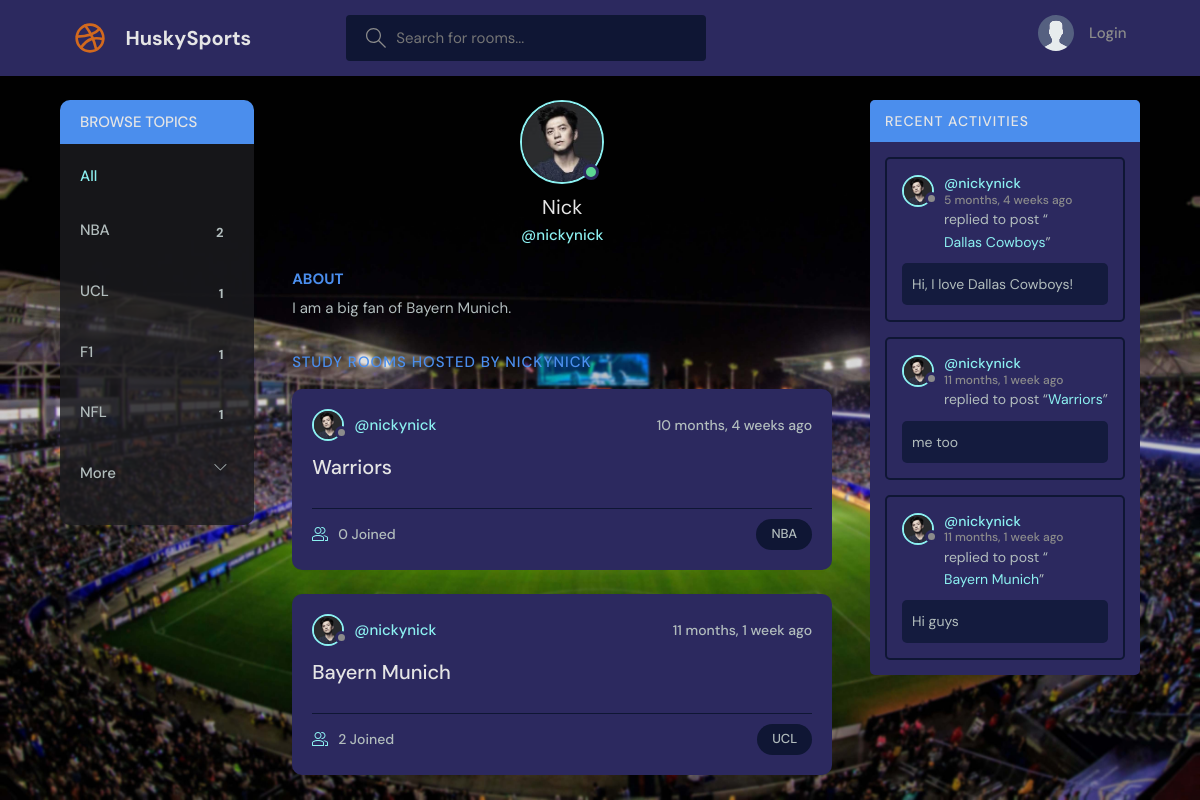
Page /profile/1/ on the committed database.
### baseapp/models.py (models this page shows, shortened)
class Topic(models.Model):
    name = models.CharField(max_length=200)

class User(AbstractUser):
    name = models.CharField(max_length=200, null=True)
    email = models.EmailField( unique=True, null=True)
    bio = models.TextField(null=True)
    avatar = models.ImageField(null=True, default="avatar.svg")
    USERNAME_FIELD = 'email'
    REQUIRED_FIELDS = ['username']

class Room(models.Model):
    host = models.ForeignKey(User, on_delete=models.SET_NULL, null=True)
    topic = models.ForeignKey(Topic, on_delete=models.SET_NULL, null=True)
    name = models.CharField(max_length=200)
    description = models.TextField(null=True, blank=True)
    participants = models.ManyToManyField(User, related_name='participants', blank=True)
    updated = models.DateTimeField(auto_now=True)
    created = models.DateTimeField(auto_now_add=True)
    class Meta:
        ordering = ['-updated', '-created']
    def __str__(self):
        return self.name

class Message(models.Model):
    user= models.ForeignKey(User, on_delete=models.CASCADE)
    room = models.ForeignKey(Room, on_delete=models.CASCADE)
    body = models.TextField()
    updated = models.DateTimeField(auto_now=True)
    created = models.DateTimeField(auto_now_add=True)
    class Meta:
        ordering = ['-updated', '-created']

### baseapp/views.py (the view)
# urls.py: path('profile/<str:pk>/', views.userProfile, name="user-profile"),
def userProfile(request, pk):
    user = User.objects.get(id=pk)
    rooms = user.room_set.all()
    room_messages = user.message_set.all()
    topics = Topic.objects.all()
    context = {'user': user, 'rooms': rooms, 'room_messages': room_messages, 'topics': topics}
    return render(request, 'baseapp/profile.html', context)

### baseapp/templates/baseapp/profile.html (shortened to what this page needs)
{% extends 'main.html' %}
{% block content %}
<main class="profile-page layout layout--3">
  <div class="container">
    {% include 'baseapp/topics_component.html' %}
    <div class="roomList">
      <div class="profile">
        <div class="profile__avatar">
          <div class="avatar avatar--large active">
            <img src="{{user.avatar.url}}" />
          </div>
        </div>
        <div class="profile__info">
          <h3>{{user.name}}</h3>
          <p>@{{user.username}}</p>
        </div>
        <div class="profile__about">
          <h3>About</h3>
          <p>
            {{user.bio}}
          </p>
        </div>
      </div>
      <div class="roomList__header">
        <div>
          <h2>Study Rooms Hosted by {{user.username}}</a>
          </h2>
        </div>
      </div>
      {% include 'baseapp/feed_component.html' %}
    </div>
    {% include 'baseapp/activity_component.html' %}
  </div>
</main>
{% endblock content %}

### baseapp/templates/baseapp/topics_component.html
<div class="topics">
    <div class="topics__header">
      <h2>Browse Topics</h2>
    </div>
    <ul class="topics__list">
      <li>
        <a href="{% url 'home' %}" class="active">All <span>{{room_count}}</span></a>
      </li>
      {% for topic in topics %}
        {% if topic.room_set.all.count != 0 %}
        <li>
          <a href="{% url 'home' %}?q={{topic.name}}">{{topic.name}}<span>{{topic.room_set.all.count}}</span></a>
        </li>
        {% endif %}
      {% endfor %}
      <li>
        <a href="{% url 'topics' %}">
          More
          <svg version="1.1" xmlns="http://www.w3.org/2000/svg" width="20" height="20" viewBox="0 0 50 50">
            <title>chevron-down</title>
            <path d="M16 21l-13-13h-3l16 16 16-16h-3l-13 13z" style="fill: var(--color-light-gray);"></path>
          </svg>
        </a>
      </li>
    </ul>
</div>

### baseapp/templates/baseapp/feed_component.html (shortened to what this page needs)
{% for room in rooms %}
<div class="roomListRoom">
    <div class="roomListRoom__header">
      <a href="{% url 'user-profile' room.host.id %}" class="roomListRoom__author">
        <div class="avatar avatar--small">
          <img src="{{room.host.avatar.url}}" />
        </div>
        <span>@{{room.host.username}}</span>
      </a>
      <div class="roomListRoom__actions">
        <span>{{room.created|timesince}} ago</span>
      </div>
    </div>
    <div class="roomListRoom__content">
      <a href="{% url 'room' room.id %}">{{room.name}}</a>
    </div>
    <div class="roomListRoom__meta">
      <a href="{% url 'room' room.id %}" class="roomListRoom__joined">
        {{room.participants.all.count}} Joined
      </a>
      <p class="roomListRoom__topic">{{room.topic.name}}</p>
    </div>
</div>
{% endfor %}

### baseapp/templates/baseapp/activity_component.html (shortened to what this page needs)
<div class="activities">
    <div class="activities__header">
      <h2>Recent Activities</h2>
    </div>
    {% for message in room_messages %}
    <div class="activities__box">
      <div class="activities__boxHeader roomListRoom__header">
        <a href="{% url 'user-profile' message.user.id %}" class="roomListRoom__author">
          <div class="avatar avatar--small">
            <img src="{{message.user.avatar.url}}" />
          </div>
          <p>
            @{{message.user.username}}
            <span>{{message.created|timesince}} ago</span>
          </p>
        </a>
      </div>
      <div class="activities__boxContent">
        <p>replied to post “<a href="{% url 'room' message.room.id %}">{{message.room}}</a>”</p>
        <div class="activities__boxRoomContent">
          {{message.body}}
        </div>
      </div>
    </div>
    {% endfor %}
</div>

### rows in the picture
Topic: name "NBA", room_set.all.count "2"
Topic: name "UCL", room_set.all.count "1"
Topic: name "F1", room_set.all.count "1"
Topic: name "NFL", room_set.all.count "1"
User: avatar (picture), name "Nick", username "nickynick", bio "I am a big fan of Bayern Munich.", username "NICKYNICK"
Room: host.avatar (picture), host.username "nickynick", created "10 months, 4 weeks", name "Warriors", participants.all.count "0", topic.name "NBA"
Room: host.avatar (picture), host.username "nickynick", created "11 months, 1 week", name "Bayern Munich", participants.all.count "2", topic.name "UCL"
Message: user.avatar (picture), user.username "nickynick", created "5 months, 4 weeks", room "Dallas Cowboys", body "Hi, I love Dallas Cowboys!"
Message: user.avatar (picture), user.username "nickynick", created "11 months, 1 week", room "Warriors", body "me too"
Message: user.avatar (picture), user.username "nickynick", created "11 months, 1 week", room "Bayern Munich", body "Hi guys"
